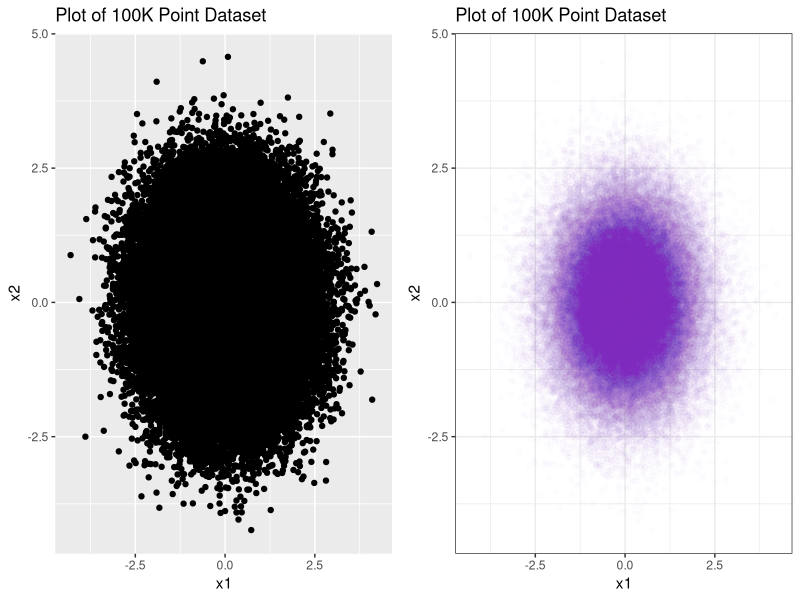
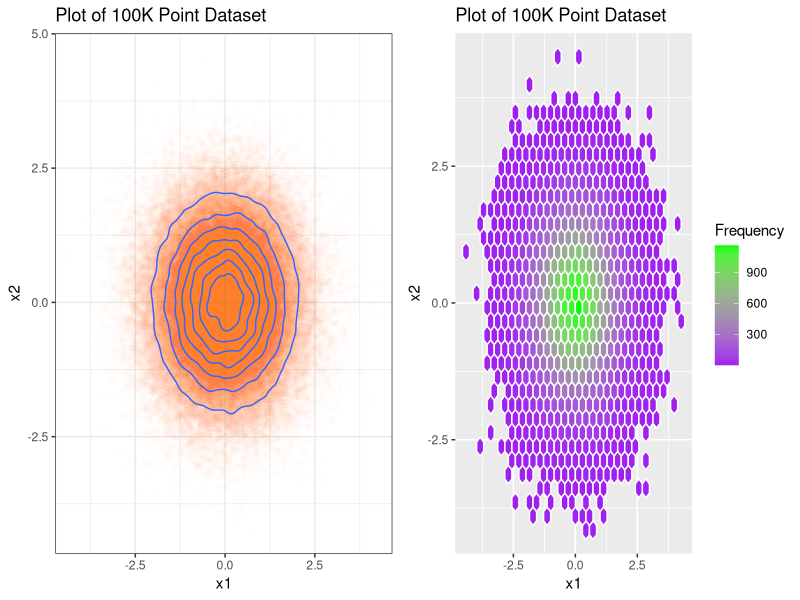
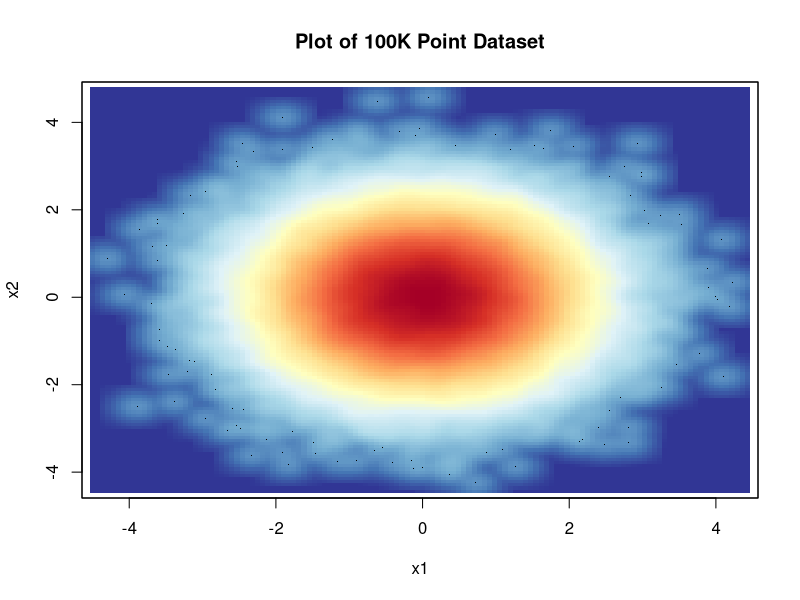

These figures' R source, in order:
## ---- chunk 1
library(knitr)
knitr::opts_chunk$set(tidy=FALSE, 
               fig.width=10,
               fig.height=5,
               fig.align='left',
               warning=FALSE,
               message=FALSE,
               echo=TRUE)
options(width = 120)
library(ggplot2)
library(colorspace)
library(gridExtra)
## ---- chunk 2
# generate an artificial, large dataset
x1 = rnorm(100000)
x2 = rnorm(100000)
bigdf = as.data.frame(cbind(x1,x2))
## ---- chunk 3
p = ggplot(bigdf,aes(x=x1,y=x2))  +
  ggtitle("Plot of 100K Point Dataset") +
  xlab("x1") +
  ylab("x2")
p1 = p + geom_point()
p2 = p + geom_point(alpha = 0.01, colour="purple") +
  theme_bw()
grid.arrange(p1,p2,ncol=2)
## ---- chunk 4
p = ggplot(bigdf,aes(x=x1,y=x2)) +
  ggtitle("Plot of 100K Point Dataset") +
  xlab("x1") +
  ylab("x2")
p1 = p + 
  geom_point(alpha = 0.01, colour="orange") + 
  geom_density2d() + 
  theme_bw()
p2 = p +
  stat_bin_hex(colour="white", na.rm=TRUE) +
  scale_fill_gradientn(colours=c("purple","green"), 
                       name = "Frequency", 
                       na.value=NA)
grid.arrange(p1,p2,ncol=2)
## ---- chunk 5

# create a color palette to use in smoothed scatterplot
library(RColorBrewer)
buylrd = c("#313695", "#4575B4", "#74ADD1", "#ABD9E9", "#E0F3F8", "#FFFFBF",
           "#FEE090", "#FDAE61", "#F46D43", "#D73027", "#A50026") 
myColRamp = colorRampPalette(c(buylrd))

# smoothed scatterplot
smoothScatter(x=x1,y=x2,
              colramp=myColRamp,
              main="Plot of 100K Point Dataset",
              xlab="x1",
              ylab="x2")
## ---- chunk 6
sessionInfo()
